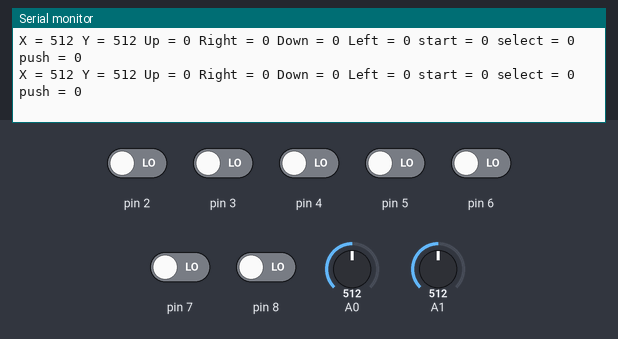
Bench run of a sketch on a simulated Arduino Uno, built with avr-gcc and run on an emulated ATmega328P. On the bench: the last lines printed to the serial monitor. The inputs (shaded band) are chosen by the test bench; at power-on: pin 2–8 LOW, A0 = 512, A1 = 512. No radio packets arrive unless stated.

Above: at 1.2 s.
1.3 s: A0 set to 110
At 1.44 s:
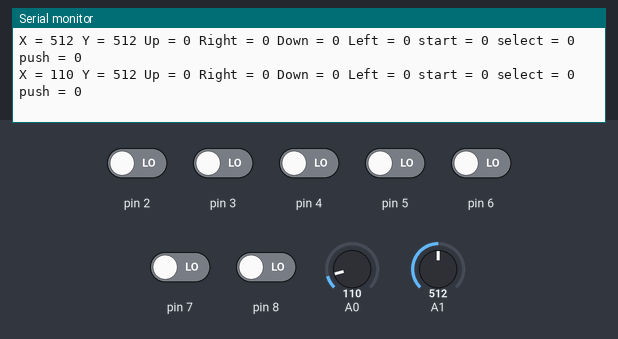
4.3 s: A0 set to 94
At 4.34 s:
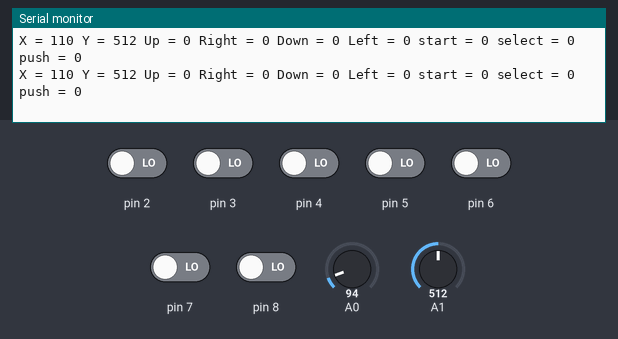
7.3 s: A1 set to 104
At 7.37 s:
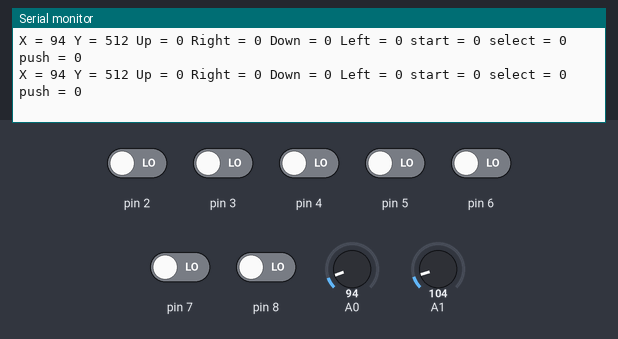
10.3 s: A1 set to 90
At 10.32 s:
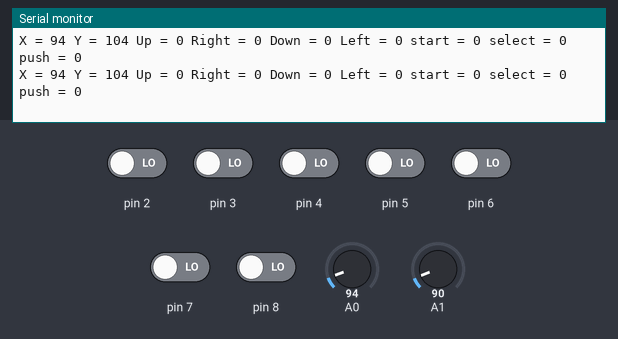
Timing chart, 0 to 13.3 s (numbered marks = the images above; inputs shaded):
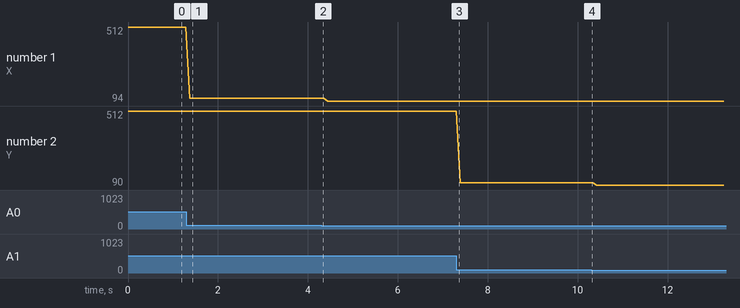

Measured:
- after the input at 1.3 s, the serial monitor: prints a new line after 0.07 s (image 1)
- plotted number 1: 512 → 110 after the input at 1.3 s, 110 → 94 after the input at 4.3 s
- plotted number 2: 512 → 104 after the input at 7.3 s, 104 → 90 after the input at 10.3 s

The sketch:

joystickTX_kahaf.ino
```cpp
#include <SPI.h>
#include "nRF24L01.h"
#include "RF24.h"

#define CE_PIN   9
#define CSN_PIN 10

const uint64_t pipe = 0xE8E8F0F0E1LL;

RF24 radio(CE_PIN, CSN_PIN);
int joystick[9];


void setup()   /****** SETUP: RUNS ONCE ******/
{
  Serial.begin(9600);
  radio.begin();
  radio.openWritingPipe(pipe);
pinMode (A0 , INPUT);
pinMode (A1 , INPUT);
for (int g = 2 ; g <= 8 ; g++ ){
  pinMode(g , INPUT );
  digitalWrite(g , LOW);
}

 }

void loop()
{
  joystick[0] = analogRead(A0);
  joystick[1] = analogRead(A1);
  joystick[2] = digitalRead(2);
  joystick[3] = digitalRead(3);
  joystick[4] = digitalRead(4);
  joystick[5] = digitalRead(5);
  joystick[6] = digitalRead(6);
  joystick[7] = digitalRead(7);
  joystick[8] = digitalRead(8);


  radio.write( joystick, sizeof(joystick) );


  Serial.print("X = ");
  Serial.print(analogRead(A0));
  Serial.print(" Y = ");
  Serial.print(analogRead(A1));
  Serial.print(" Up = ");
  Serial.print(digitalRead(2));
  Serial.print(" Right = ");
  Serial.print(digitalRead(3));
  Serial.print(" Down = ");
  Serial.print(digitalRead(4));
  Serial.print(" Left = ");
  Serial.print(digitalRead(5));
  Serial.print(" start = ");
  Serial.print(digitalRead(6));
  Serial.print(" select = ");
  Serial.print(digitalRead(7));
   Serial.print(" push = ");
  Serial.println(digitalRead(8));

}
```
